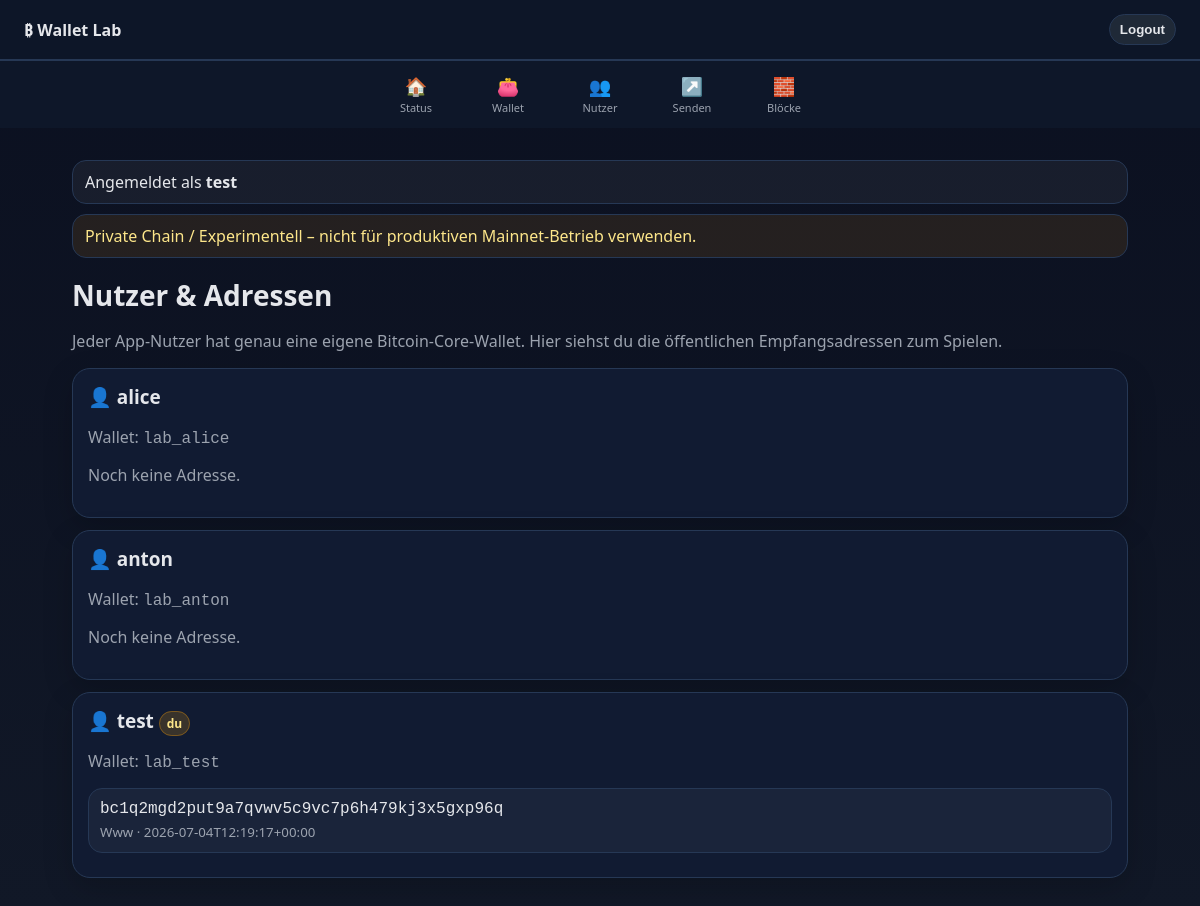
/users (signed in), run on the app's committed database.
### tables this page shows
CREATE TABLE users (
            id INTEGER PRIMARY KEY AUTOINCREMENT,
            username TEXT NOT NULL UNIQUE,
            password_hash TEXT NOT NULL,
            wallet_name TEXT,
            created_at TEXT NOT NULL
        );

CREATE TABLE user_addresses (
            id INTEGER PRIMARY KEY AUTOINCREMENT,
            user_id INTEGER NOT NULL,
            address TEXT NOT NULL UNIQUE,
            label TEXT NOT NULL DEFAULT '',
            wallet_name TEXT,
            created_at TEXT NOT NULL,
            FOREIGN KEY(user_id) REFERENCES users(id) ON DELETE CASCADE
        );

### app/main.py (the view)
@app.get('/users', response_class=HTMLResponse, dependencies=[Depends(require_basic_auth)])
def users_page(request: Request, user: dict = Depends(require_user)):
    return render(request, 'users.html', {'users': list_public_users()})

### app/templates/users.html (shortened to what this page needs)
{% extends "base.html" %}
{% block content %}
<h1>Nutzer & Adressen</h1>
<p class="muted">Jeder App-Nutzer hat genau eine eigene Bitcoin-Core-Wallet. Hier siehst du die öffentlichen Empfangsadressen zum Spielen.</p>
{% for u in users %}
<section class="card">
  <h2>👤 {{ u.username }} {% if u.username == user.username %}<span class="badge">du</span>{% endif %}</h2>
  <p class="muted">Wallet: <span class="mono">{{ u.wallet_name }}</span></p>
  {% if u.addresses %}
    {% for a in u.addresses %}<div class="address-card"><div class="mono wrap">{{ a.address }}</div><small>{{ a.label or 'ohne Label' }} · {{ a.created_at }}</small></div>{% endfor %}
  {% else %}<p class="muted">Noch keine Adresse.</p>{% endif %}
</section>
{% endfor %}
{% endblock %}

### app/templates/base.html (shortened to what this page needs)
<!doctype html>
<html lang="de">
<head>
  <link rel="stylesheet" href="/static/style.css">
</head>
<body>
<header class="topbar">
  <a class="brand" href="/">₿ Wallet Lab</a>
  {% if user %}
  <form method="post" action="/logout" class="logout"><button>Logout</button></form>
  {% endif %}
</header>
{% if user %}
<nav class="bottomnav">
  <a href="/">🏠<span>Status</span></a>
  <a href="/wallet">👛<span>Wallet</span></a>
  <a href="/users">👥<span>Nutzer</span></a>
  <a href="/send">↗️<span>Senden</span></a>
  <a href="/block">🧱<span>Blöcke</span></a>
</nav>
{% endif %}
<main class="container">
  {% if user %}<div class="userpill">Angemeldet als <strong>{{ user.username }}</strong></div>{% endif %}
  <div class="warning">{{ warning }}</div>
  {% block content %}{% endblock %}
</main>
</body>
</html>

### app/static/style.css (style rules this page uses)
:root { --bg:#0f172a;--panel:#111c33;--panel2:#16233f;--text:#e5e7eb;--muted:#9ca3af;--line:#263855;--accent:#f59e0b;--ok:#16a34a;--danger:#ef4444 }
* { box-sizing:border-box }
body { margin:0;font-family:system-ui,-apple-system,Segoe UI,Roboto,sans-serif;background:linear-gradient(180deg,#0b1020,#111827);color:var(--text);padding-bottom:78px }
.topbar { position:sticky;top:0;z-index:5;display:flex;align-items:center;justify-content:space-between;padding:12px 14px;background:rgba(15,23,42,.92);backdrop-filter:blur(10px);border-bottom:1px solid var(--line) }
.brand { color:var(--text);font-weight:800;text-decoration:none }
.logout { margin:0 }
.logout button { padding:7px 10px;background:#1f2937;color:var(--text);border:1px solid var(--line);border-radius:999px }
.bottomnav { position:fixed;left:0;right:0;bottom:0;z-index:10;display:grid;grid-template-columns:repeat(5,1fr);gap:2px;padding:7px 6px;background:rgba(15,23,42,.96);border-top:1px solid var(--line) }
.bottomnav a { display:flex;flex-direction:column;align-items:center;gap:2px;padding:6px 2px;color:var(--text);text-decoration:none;border-radius:14px;font-size:18px }
.bottomnav span { font-size:11px;color:var(--muted) }
.container { max-width:1100px;margin:0 auto;padding:14px }
.warning,.userpill { border:1px solid var(--line);background:rgba(245,158,11,.10);border-radius:14px;padding:10px 12px;margin:10px 0;color:#fde68a }
.userpill { background:rgba(255,255,255,.05);color:var(--text) }
h1 { font-size:28px;margin:18px 0 12px }
h2 { font-size:19px;margin:0 0 12px }
.card { background:rgba(17,28,51,.94);border:1px solid var(--line);border-radius:18px;padding:15px;margin:12px 0;box-shadow:0 10px 30px rgba(0,0,0,.18) }
button,.buttonlink { display:inline-block;padding:12px 14px;border:0;border-radius:14px;background:var(--accent);color:#111827;font-weight:800;text-decoration:none;text-align:center }
.muted { color:var(--muted) }
.mono { font-family:ui-monospace,SFMono-Regular,Menlo,Consolas,monospace }
.wrap { overflow-wrap:anywhere }
.address-card { background:rgba(255,255,255,.04);border:1px solid var(--line);border-radius:14px;padding:11px;margin:9px 0 }
.address-card small { display:block;color:var(--muted);margin-top:5px }
a { color:#fbbf24 }
@media (min-width:760px) { body { padding-bottom:0 } }
@media (min-width:760px) { .bottomnav { position:static;display:flex;justify-content:center } }
@media (min-width:760px) { .bottomnav a { min-width:90px } }
@media (min-width:760px) { .container { padding:22px } }
@media (min-width:760px) { .topbar { padding:14px 24px } }
.badge { font-size:12px;background:rgba(245,158,11,.18);border:1px solid rgba(245,158,11,.35);padding:3px 7px;border-radius:999px;color:#fde68a }

### data on the page
users: username "test", shows "du", wallet_name "lab_test"
users: username "alice", wallet_name "lab_alice", shows "Noch keine Adresse."
users: username "anton", wallet_name "lab_anton", shows "Noch keine Adresse."
user_addresses: address "bc1q2mgd2put9a7qvwv5c9vc7p6h479kj3x5gxp96q", label "Www", created_at "2026-07-04T12:19:17+00:00"

### other printed values
{{ warning }} "Private Chain / Experimentell – nicht für produktiven Mainnet-Betrieb verwenden."
